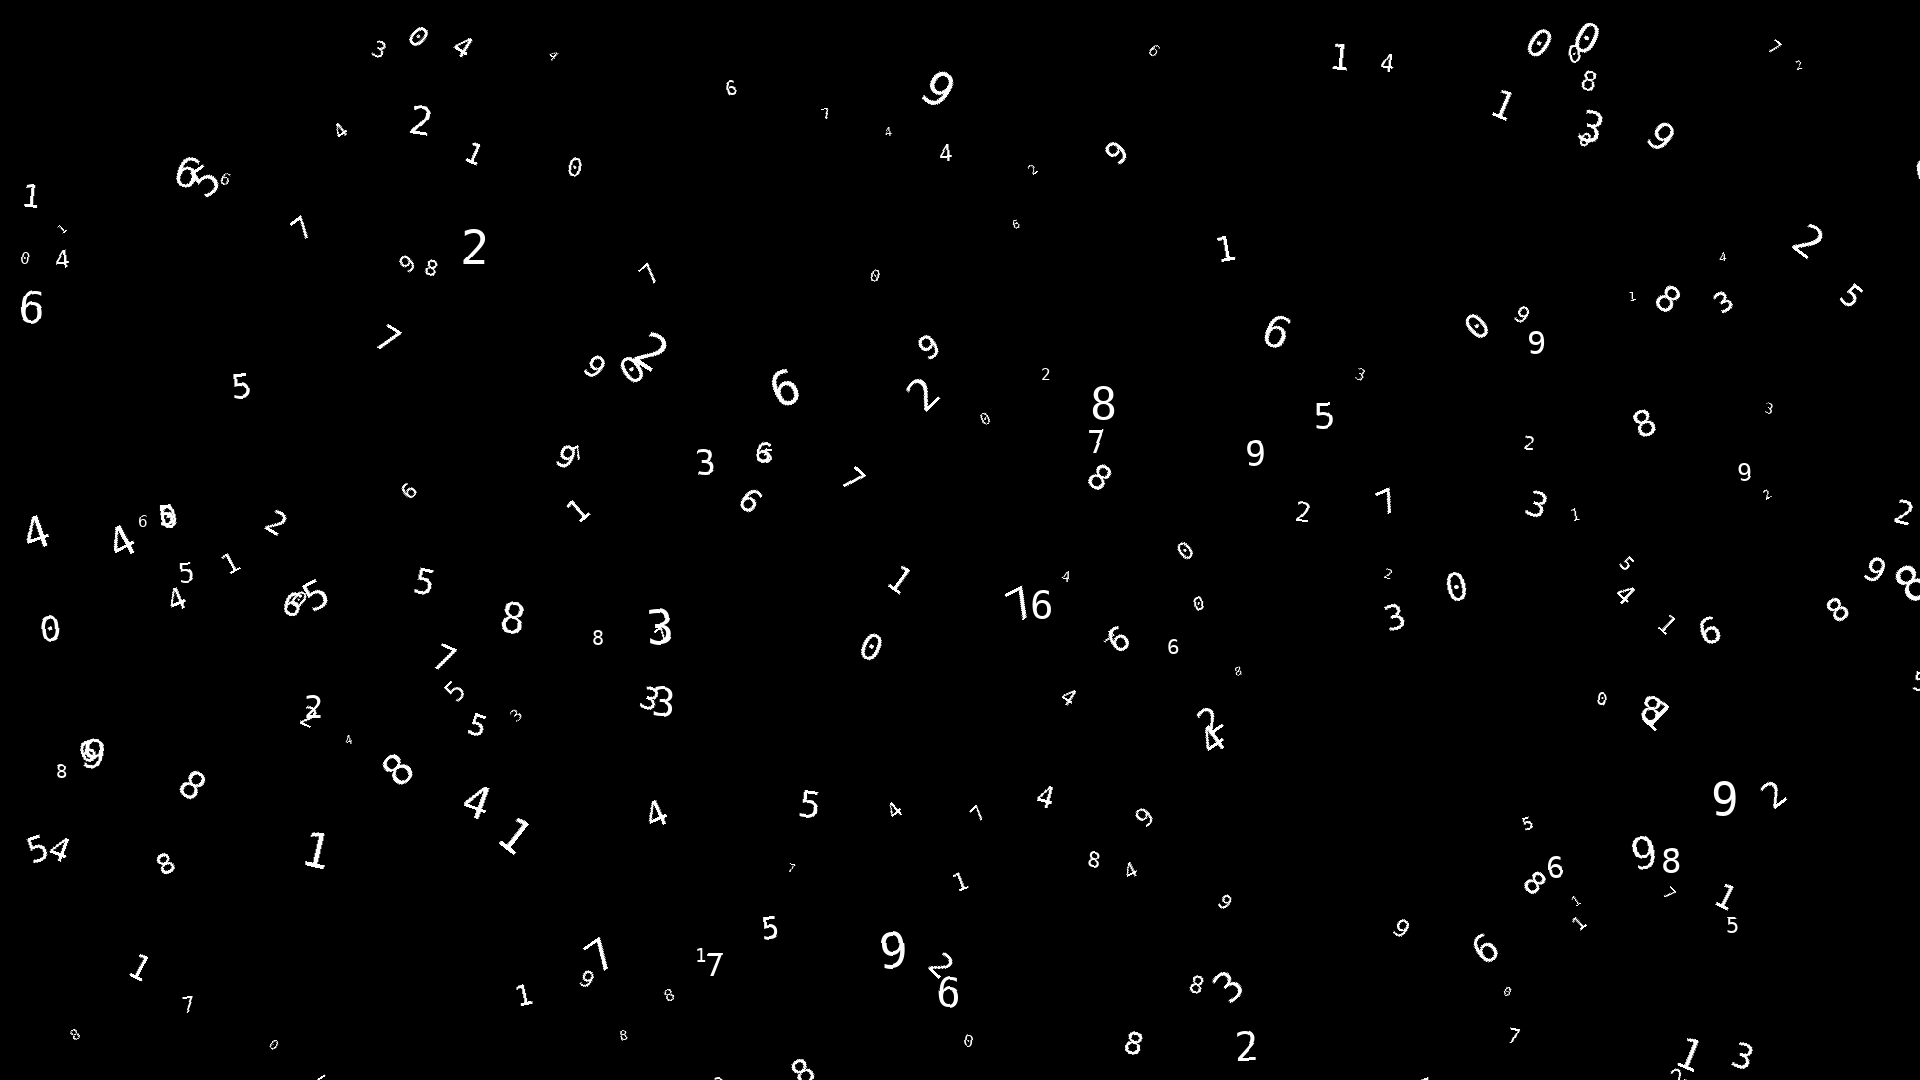

Write the Python code that produced this figure.
from PIL import Image, ImageDraw, ImageFont
import random
import os

WIDTH, HEIGHT = 1920, 1080
NUM_NUMBERS = 220  

img = Image.new('RGB', (WIDTH, HEIGHT), color='black')
draw = ImageDraw.Draw(img)

try:
    font_path = "/usr/share/fonts/truetype/dejavu/DejaVuSansMono.ttf"
    base_font = ImageFont.truetype(font_path, 40)
except:
    base_font = ImageFont.load_default()

for _ in range(NUM_NUMBERS):
    number = str(random.randint(0, 9))

    font_size = random.randint(12, 48)
    angle = random.randint(-45, 45)

    font = ImageFont.truetype(font_path, font_size)

    text_img = Image.new('RGBA', (200, 100), (0, 0, 0, 0))
    text_draw = ImageDraw.Draw(text_img)
    text_draw.text((0, 0), number, font=font, fill='white')

    rotated = text_img.rotate(angle, expand=1)

    x = random.randint(0, WIDTH)
    y = random.randint(0, HEIGHT)

    img.paste(rotated, (x, y), rotated)

output_path = "background.png"
img.save(output_path)
print(f"Immagine salvata in: {output_path}")
